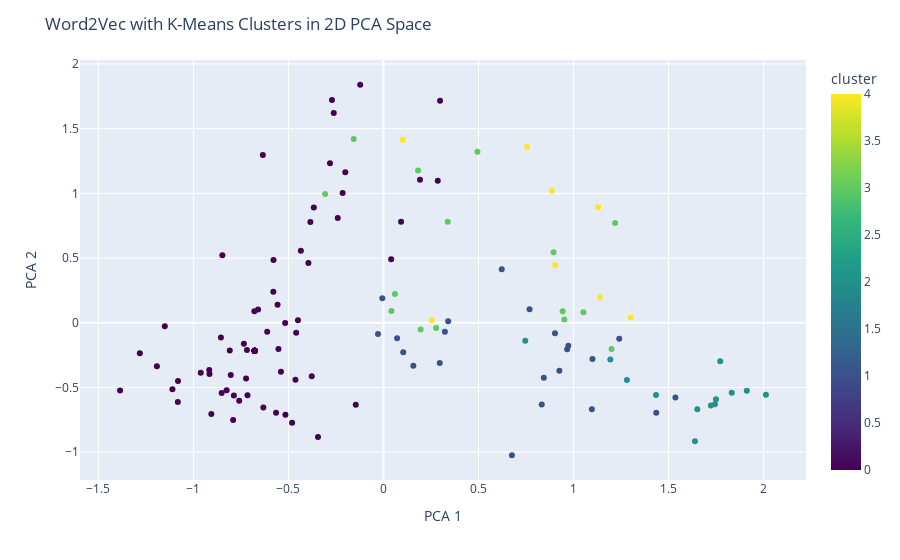

The notebook cell saved with this chart:
### Code cell
# Add cluster labels to the dataset
filtered_en_data['cluster'] = kmeans.labels_

# Apply PCA for visualization
pca = PCA(n_components=2)
reduced_embeddings = pca.fit_transform(en_goo_embeddings)

# Add PCA components to the dataset
filtered_en_data['pca_one'] = reduced_embeddings[:, 0]
filtered_en_data['pca_two'] = reduced_embeddings[:, 1]

# Create a scatter plot with Plotly
fig = px.scatter(filtered_en_data, x='pca_one', y='pca_two', color='cluster',
                 hover_data=['language_code'], color_continuous_scale='Viridis')
fig.update_layout(title='Word2Vec with K-Means Clusters in 2D PCA Space', xaxis_title='PCA 1', yaxis_title='PCA 2', legend_title='Cluster')
fig.show()

### Figure 1 — Plotly figure (JSON) as saved in the notebook; plotly's stock layout.template omitted (floating-point values rounded to 4 significant figures; data arrays with more than 128 entries replaced by an {"elided": "..."} marker saying what was removed)
{"data": [{"customdata": {"elided": "140x1 str values"}, "hovertemplate": "pca_one=%{x}<br>pca_two=%{y}<br>language_code=%{customdata[0]}<br>cluster=%{marker.color}<extra></extra>", "legendgroup": "", "marker": {"color": {"elided": "140 int values"}, "coloraxis": "coloraxis", "symbol": "circle"}, "mode": "markers", "name": "", "orientation": "v", "showlegend": false, "type": "scatter", "x": {"elided": "140 float values"}, "xaxis": "x", "y": {"elided": "140 float values"}, "yaxis": "y"}], "layout": {"coloraxis": {"colorbar": {"title": {"text": "cluster"}}, "colorscale": [[0, "#440154"], [0.1111, "#482878"], [0.2222, "#3e4989"], [0.3333, "#31688e"], [0.4444, "#26828e"], [0.5556, "#1f9e89"], [0.6667, "#35b779"], [0.7778, "#6ece58"], [0.8889, "#b5de2b"], [1, "#fde725"]]}, "legend": {"title": {"text": "Cluster"}, "tracegroupgap": 0}, "margin": {"t": 60}, "title": {"text": "Word2Vec with K-Means Clusters in 2D PCA Space"}, "xaxis": {"anchor": "y", "domain": [0, 1], "title": {"text": "PCA 1"}}, "yaxis": {"anchor": "x", "domain": [0, 1], "title": {"text": "PCA 2"}}}}
